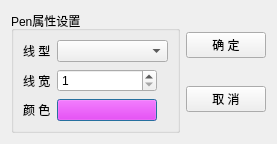
<?xml version="1.0" encoding="UTF-8"?>
<ui version="4.0">
 <class>CPenDialog</class>
 <widget class="QDialog" name="CPenDialog">
  <property name="geometry">
   <rect>
    <x>0</x>
    <y>0</y>
    <width>277</width>
    <height>144</height>
   </rect>
  </property>
  <property name="windowTitle">
   <string>Dialog</string>
  </property>
  <layout class="QHBoxLayout" name="horizontalLayout">
   <item>
    <widget class="QGroupBox" name="groupBox">
     <property name="title">
      <string>Pen属性设置</string>
     </property>
     <layout class="QGridLayout" name="gridLayout">
      <item row="0" column="0">
       <widget class="QLabel" name="label">
        <property name="text">
         <string>线 型</string>
        </property>
       </widget>
      </item>
      <item row="4" column="2">
       <spacer name="horizontalSpacer_2">
        <property name="orientation">
         <enum>Qt::Orientation::Horizontal</enum>
        </property>
        <property name="sizeHint" stdset="0">
         <size>
          <width>98</width>
          <height>20</height>
         </size>
        </property>
       </spacer>
      </item>
      <item row="2" column="2">
       <spacer name="horizontalSpacer">
        <property name="orientation">
         <enum>Qt::Orientation::Horizontal</enum>
        </property>
        <property name="sizeHint" stdset="0">
         <size>
          <width>98</width>
          <height>20</height>
         </size>
        </property>
       </spacer>
      </item>
      <item row="2" column="1">
       <widget class="QSpinBox" name="spinWidth">
        <property name="minimumSize">
         <size>
          <width>100</width>
          <height>0</height>
         </size>
        </property>
        <property name="minimum">
         <number>1</number>
        </property>
        <property name="maximum">
         <number>100</number>
        </property>
       </widget>
      </item>
      <item row="4" column="0">
       <widget class="QLabel" name="label_3">
        <property name="text">
         <string>颜 色</string>
        </property>
       </widget>
      </item>
      <item row="2" column="0">
       <widget class="QLabel" name="label_2">
        <property name="text">
         <string>线 宽</string>
        </property>
       </widget>
      </item>
      <item row="0" column="1" colspan="2">
       <widget class="QComboBox" name="comboPenStyle"/>
      </item>
      <item row="1" column="1">
       <spacer name="verticalSpacer">
        <property name="orientation">
         <enum>Qt::Orientation::Vertical</enum>
        </property>
        <property name="sizeHint" stdset="0">
         <size>
          <width>20</width>
          <height>40</height>
         </size>
        </property>
       </spacer>
      </item>
      <item row="3" column="1">
       <spacer name="verticalSpacer_2">
        <property name="orientation">
         <enum>Qt::Orientation::Vertical</enum>
        </property>
        <property name="sizeHint" stdset="0">
         <size>
          <width>20</width>
          <height>40</height>
         </size>
        </property>
       </spacer>
      </item>
      <item row="4" column="1">
       <widget class="QPushButton" name="btnColor">
        <property name="autoFillBackground">
         <bool>false</bool>
        </property>
        <property name="styleSheet">
         <string notr="true">background-color: rgb(255, 0, 255);</string>
        </property>
        <property name="text">
         <string/>
        </property>
        <property name="flat">
         <bool>false</bool>
        </property>
       </widget>
      </item>
     </layout>
    </widget>
   </item>
   <item>
    <layout class="QVBoxLayout" name="verticalLayout">
     <item>
      <spacer name="verticalSpacer_5">
       <property name="orientation">
        <enum>Qt::Orientation::Vertical</enum>
       </property>
       <property name="sizeHint" stdset="0">
        <size>
         <width>20</width>
         <height>40</height>
        </size>
       </property>
      </spacer>
     </item>
     <item>
      <widget class="QPushButton" name="btnOK">
       <property name="text">
        <string>确 定</string>
       </property>
      </widget>
     </item>
     <item>
      <spacer name="verticalSpacer_4">
       <property name="orientation">
        <enum>Qt::Orientation::Vertical</enum>
       </property>
       <property name="sizeHint" stdset="0">
        <size>
         <width>20</width>
         <height>40</height>
        </size>
       </property>
      </spacer>
     </item>
     <item>
      <widget class="QPushButton" name="btnCancel">
       <property name="text">
        <string>取 消</string>
       </property>
      </widget>
     </item>
     <item>
      <spacer name="verticalSpacer_3">
       <property name="orientation">
        <enum>Qt::Orientation::Vertical</enum>
       </property>
       <property name="sizeHint" stdset="0">
        <size>
         <width>20</width>
         <height>40</height>
        </size>
       </property>
      </spacer>
     </item>
    </layout>
   </item>
  </layout>
 </widget>
 <resources/>
 <connections>
  <connection>
   <sender>btnOK</sender>
   <signal>clicked()</signal>
   <receiver>CPenDialog</receiver>
   <slot>accept()</slot>
   <hints>
    <hint type="sourcelabel">
     <x>225</x>
     <y>44</y>
    </hint>
    <hint type="destinationlabel">
     <x>267</x>
     <y>62</y>
    </hint>
   </hints>
  </connection>
  <connection>
   <sender>btnCancel</sender>
   <signal>clicked()</signal>
   <receiver>CPenDialog</receiver>
   <slot>reject()</slot>
   <hints>
    <hint type="sourcelabel">
     <x>230</x>
     <y>97</y>
    </hint>
    <hint type="destinationlabel">
     <x>254</x>
     <y>119</y>
    </hint>
   </hints>
  </connection>
 </connections>
</ui>
